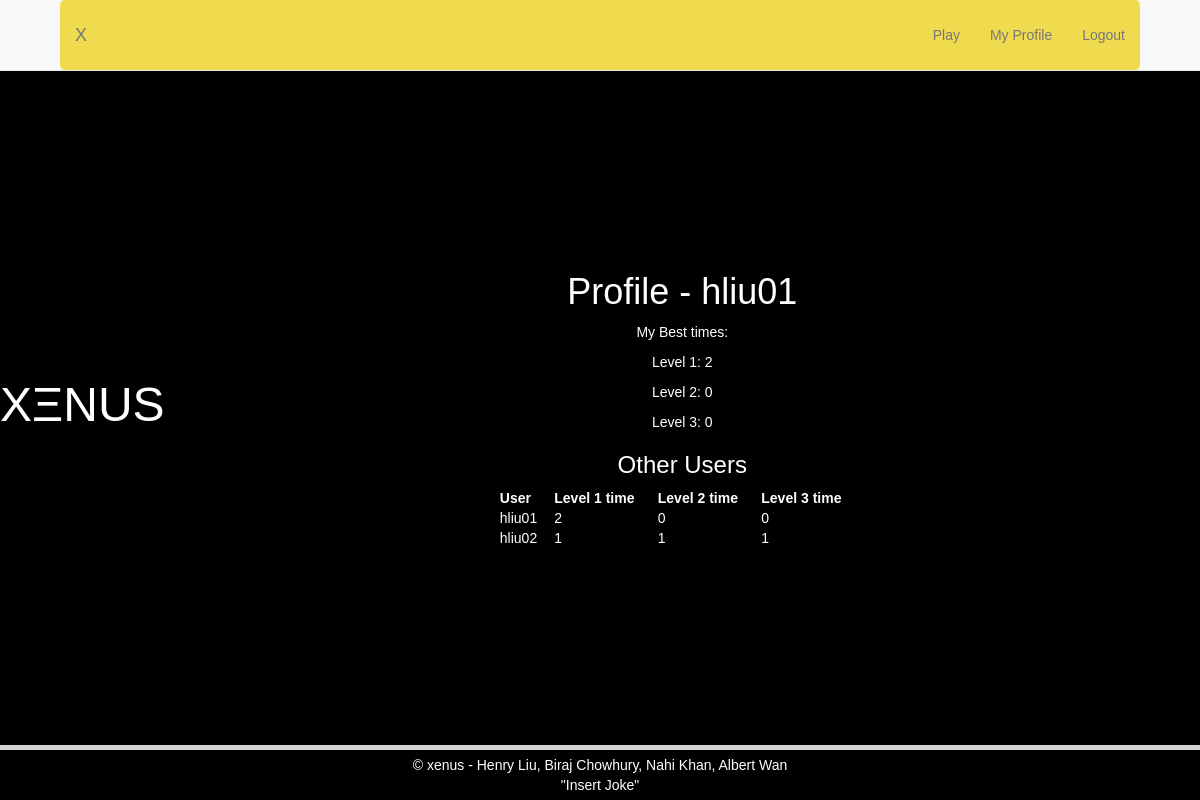
The app's page /profile (signed in), older data.
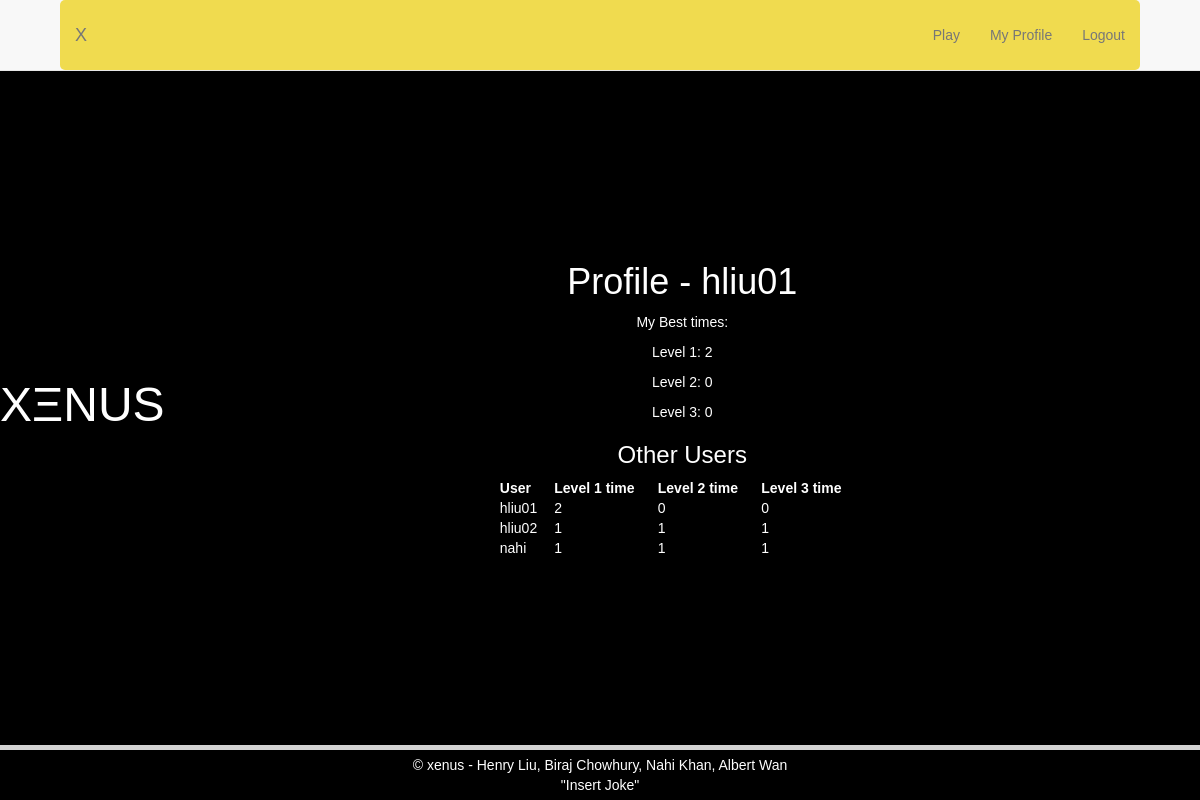
The same page, newer data.
### tables this page shows
CREATE TABLE USER(username TEXT, password TEXT, level1 INTEGER,  level2 INTEGER,  level3 INTEGER);

### app.py (the view)
@app.route("/profile")
def profile():
    if "user" not in session:
        return redirect(url_for('root'))
    name = format(session["user"])
    with sqlite3.connect(DB_FILE) as connection:
       cur = connection.cursor()
       q = "SELECT * FROM USER WHERE level1 > 0"
       foo = cur.execute(q)
       level1list = foo.fetchall()
       foo = cur.execute("""SELECT * FROM USER WHERE username = ?""",(name,))
       userstatlist = foo.fetchall()
    return render_template("profile.html",
    title = "Profile - {}".format(session["user"]),level1list = level1list, userstatlist = userstatlist, heading = session["user"],sessionstatus = "user" in session)

### templates/profile.html (shortened to what this page needs)
{% extends "homepage.html" %}
{% block searchresults %}
<body>
<div class="container-fluid">
  <center>
    <h1>{{title}}</h1>
    <p>My Best times:</p>
    <p>Level 1: {{userstatlist[0][2]}}</p>
    <p>Level 2: {{userstatlist[0][3]}}</p>
    <p>Level 3: {{userstatlist[0][4]}}</p>
    <h3>Other Users</h3>
<table cellspacing="20">
  <tr>
    <th>User&nbsp;&nbsp;&nbsp;&nbsp;&nbsp&nbsp;</th>
    <th>Level 1 time&nbsp;&nbsp;&nbsp;&nbsp;&nbsp&nbsp;</th>
    <th>Level 2 time&nbsp;&nbsp;&nbsp;&nbsp;&nbsp;&nbsp;</th>
    <th>Level 3 time&nbsp;&nbsp;&nbsp;&nbsp;&nbsp;&nbsp;</th>
  </tr>
  {% for user in level1list%}
  <tr>
    <td>{{user[0]}}</td>
    <td>{{user[2]}}</td>
    <td>{{user[3]}}</td>
    <td>{{user[4]}}</td>
  </tr>
  {% endfor %}
</table>
  </center>
</div>
</body>
<br><br><br>
{% endblock %}

### templates/homepage.html (shortened to what this page needs)
{% extends "template.html" %}
{% block buttons %}
{% if sessionstatus %}
<html lang="en">
<li class="nav-item">
  <a href="{{ url_for('play') }}" class="nav-link">Play</a>
</li>
<li class="nav-item">
  <a href="{{ url_for('profile') }}" class="nav-link">My Profile</a>
</li>
<li class="nav-item">
  <a href="{{ url_for('logout') }}" class="nav-link">Logout</a>
</li>
{% endif %}
{% endblock %}
{% block body %}
<head>
</head>
<br>
<br>
<br>
<br>
<br>
<br>
<br>
<br>
<br>
<br>
<br>
<center>
  <h1><font size="7">XΞNUS</font></h1>
</center>
{% if sessionstatus %}
{% block searchresults %}
{% endblock %}
{% endif %}
{% endblock %}

### templates/template.html (shortened to what this page needs)
<!DOCTYPE html>
<html lang="en" dir="ltr">
<head>
  <link rel="stylesheet" href="https://maxcdn.bootstrapcdn.com/bootstrap/3.3.7/css/bootstrap.min.css">
  <link rel="stylesheet" href="css/styles.css">
<link rel="stylesheet" href="https://maxcdn.bootstrapcdn.com/bootstrap/3.3.7/css/bootstrap.min.css">
  </head>
<br>
<br>
<body style="height: 100%;">
    <nav class="navbar navbar-default navbar-fixed-top" data-sr-id="0" style="color: black; opacity: 1; transition: opacity 2s cubic-bezier(0.5, 0, 0, 1) 0s;">
      <div class="container">
        <div class="navbar-header">
          <a class="navbar-brand" href="{{ url_for('root') }}">X</a>
        </div>
        <div id="navbar" class="collapse navbar-collapse">
          <ul class="nav navbar-nav navbar-right">
            {% block buttons %}
            {% endblock %}
          </ul>
        </div>
      </div>
    </nav>
    {% block body %}
    {% endblock %}
<br>
<br>
  <footer style="position: fixed; left: 0; bottom: 0; padding: 5px; margin-top: 0; width: 100%; background: rgba(0, 0, 0, 0.75); color: white; text-align: center; border-top: solid; border-color:lightgray; border-width: 5px;">
     &copy xenus - Henry Liu, Biraj Chowhury, Nahi Khan, Albert Wan <br> "Insert Joke"
  </footer>
  </body>
</html>

### templates/styles.css (style rules this page uses)
* { box-sizing: border-box; }
body { display: flex; justify-content: center; align-items: center; min-height: 100vh; margin: 0; background-color: #1E0555; }
body, .quote-input { font-family: 'Gill Sans', 'Gill Sans MT', Calibri, 'Trebuchet MS', sans-serif; }
.container { background-color: #F0DB4F; padding: 1rem; border-radius: .5rem; width: 700px; max-width: 90%; }

### templates/homepage.html (style rules this page uses)
html,body { margin:0; padding:0; font-family:sans-serif; color:#FFFFFF; background-color:#000000; }

Row changes from the older to the newer data that the page shows:
added USER: username "nahi", level1 "1", level2 "1", level3 "1"
